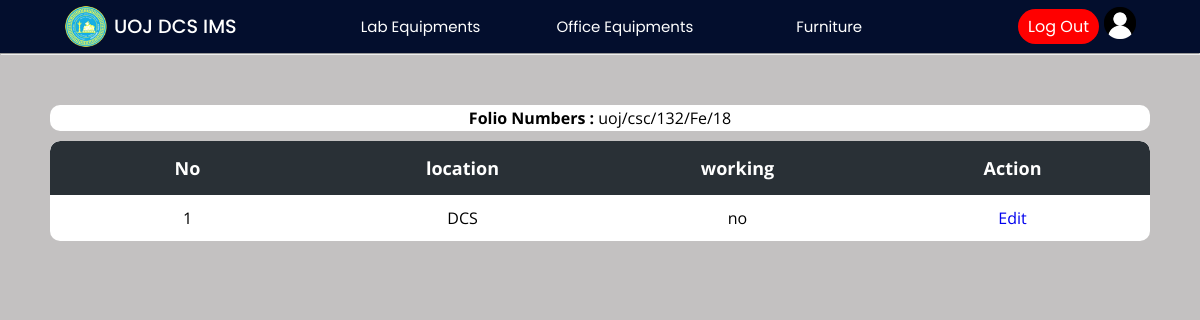
Screenshot of /Project/furniture/furnitureItems.php?search=true&id=11 (signed in) with the database file from the repository.
### tables this page shows
CREATE TABLE `f_invoice` (
  `invoice_id` int(11) NOT NULL,
  `f_name` varchar(200) NOT NULL,
  `f_date` date NOT NULL,
  `f_price` float NOT NULL,
  `f_quantity` int(11) NOT NULL,
  `f_folio_number` varchar(50) NOT NULL,
  `f_description` varchar(400) NOT NULL,
  `f_supplier_name` varchar(150) NOT NULL,
  `f_supplier_tt` int(15) NOT NULL,
  `f_srn` int(11) NOT NULL,
  `f_type` varchar(15) NOT NULL,
  `page_number` varchar(15) NOT NULL,
  `location` varchar(50) NOT NULL,
  `warranty` int(11) NOT NULL
);

CREATE TABLE `f_items` (
  `invoice_id` int(11) NOT NULL,
  `f_set_id` varchar(50) NOT NULL,
  `location` varchar(100) NOT NULL,
  `working` enum('yes','no','R','S','D','T') NOT NULL
);

### Project/furniture/furnitureItems.php (the view, shortened to what this page needs)
<?php
include("../config/connection.php");
?>
<!DOCTYPE html>
<html lang="en">
<head>
    <link rel="stylesheet" href="../css/lab.css">
    <link rel="stylesheet" href="../css/main.css">
</head>
<body>
    <?php include("../header/header.php"); ?>
    <hr>
    <div class="main-container">
        <?php
        if (isset($_GET['search'])) {
            $id = $_GET['id'];
            $query = "SELECT * FROM f_items WHERE invoice_id = $id";
            $result = mysqli_query($con, $query);
            if (mysqli_num_rows($result) > 0) {
        ?>
                <div class="table-con" style="background-color:white;margin-bottom:10px;padding:2px;">
                    <?php
                    $query1 = "SELECT 	f_folio_number FROM f_invoice WHERE invoice_id = $id";
                    $result1 = $con->query($query1);
                    if ($result1) {
                        $row = $result1->fetch_assoc();
                        $value = $row['f_folio_number'];
                        echo "<b>Folio Numbers :</b> $value";
                    } else {
                        echo "Query error: " . $con->error;
                    }
                    ?>
                </div>
                <div class="table-con">
                    <table style="width: 100%;">
                        <thead>
                            <tr>
                                <th>No</th>
                                <th>location</th>
                                <th>working</th>
                                <th>Action</th>
                            </tr>
                        </thead>
                        <tbody>
                            <?php
                            while ($row = mysqli_fetch_array($result)) {
                            ?>
                                <tr>
                                    <td><?php echo $row['f_set_id'] ?></a></td>
                                    <td><?php echo $row['location'] ?></td>
                                    <td><?php echo $row['working'] ?></td>
                                    <td>
                                        <a href="updateItems.php?id=<?php echo $id ?>&setid=<?php echo $row['f_set_id']; ?>">Edit</a>
                                    </td>
                                </tr>
                    <?php
                            }
                        }
                    }
                    ?>
                        </tbody>
                    </table>
                </div>
    </div>
</body>
</html>

### Project/css/lab.css (style rules this page uses)
.main-container { padding: 50px; min-height: 100vh; height: fit-content; background: rgb(195, 193, 193); }
table { border-collapse: collapse; border-radius: 10px; overflow: hidden; max-width: 100%; margin: 0 auto; position: relative; }
.table-con { border-collapse: collapse; background: #fff; border-radius: 10px; margin: auto; position: relative; font-family: 'Open Sans'; text-align: center; background: #fff; overflow: auto; }
th { width: 200px; font-size: 18px; background: #293036; color: white; padding: 15px; }
td { padding: 12px; }

### Project/css/main.css (style rules this page uses)
* { margin: 0; padding: 0; text-decoration: none; box-sizing: border-box; }
:root { --bg-gradient: linear-gradient(-135deg, #01064a, #21acc2); --bg-gray: #e6e6e6; --text-color: #666; --inp-color: #57b846; }
body { font-family: 'Poppins', sans-serif; }

### Project/css/header.css (style rules this page uses)
* { margin: 0; padding: 0; text-decoration: none; box-sizing: border-box; }
:root { background: linear-gradient(-135deg, #01064a, #21acc2); --bg-gray: #e6e6e6; --text-color: #666; --inp-color: #57b846; }
body { font-family: 'Poppins', sans-serif; }

### rows the page displays
f_invoice: f_folio_number "uoj/csc/132/Fe/18"
f_items: f_set "1", location "DCS", working "no"
